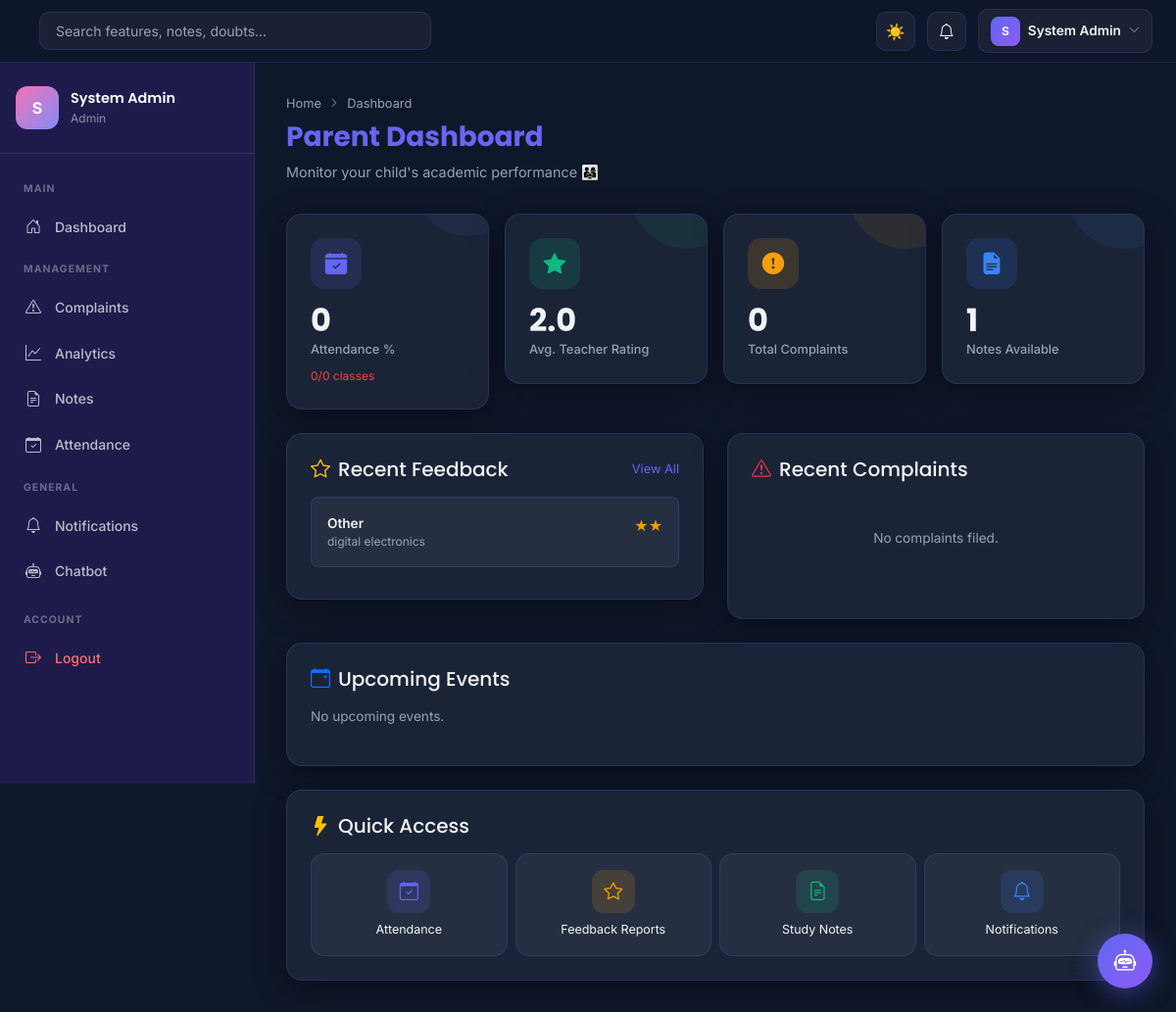
The app's page /parent/dashboard (signed in) with its own data.
### tables this page shows
CREATE TABLE feedback(
id INTEGER PRIMARY KEY AUTOINCREMENT,
teacher_name TEXT,
subject TEXT,
rating INTEGER,
comments TEXT
, student_id INTEGER, is_anonymous INTEGER DEFAULT 0, created_at TIMESTAMP DEFAULT (datetime('now','localtime')));

### routes/parent_routes.py (the view)
@parent_bp.route("/dashboard")
@login_required
def dashboard():
    conn = get_db_connection()
    total_feedback   = conn.execute("SELECT COUNT(*) as total FROM feedback").fetchone()["total"]
    total_complaints = conn.execute("SELECT COUNT(*) as total FROM complaints").fetchone()["total"]
    total_notes      = conn.execute("SELECT COUNT(*) as total FROM notes").fetchone()["total"]
    avg_rating = conn.execute("SELECT ROUND(AVG(rating),1) AS avg FROM feedback").fetchone()["avg"] or 0
    attendance_total   = conn.execute("SELECT COUNT(*) as total FROM attendance").fetchone()["total"]
    attendance_present = conn.execute("SELECT COUNT(*) as total FROM attendance WHERE status='Present'").fetchone()["total"]
    attendance_pct = round((attendance_present / attendance_total * 100) if attendance_total else 0)
    recent_feedback = conn.execute(
        "SELECT * FROM feedback ORDER BY created_at DESC LIMIT 5"
    ).fetchall()
    recent_complaints = conn.execute(
        "SELECT * FROM complaints ORDER BY created_at DESC LIMIT 5"
    ).fetchall()
    events = conn.execute(
        "SELECT * FROM events WHERE event_date >= date('now','localtime') ORDER BY event_date ASC LIMIT 5"
    ).fetchall()
    conn.close()
    return render_template(
        "dashboards/parent_dashboard.html",
        total_feedback=total_feedback,
        total_complaints=total_complaints,
        total_notes=total_notes,
        avg_rating=avg_rating,
        attendance_pct=attendance_pct,
        attendance_total=attendance_total,
        attendance_present=attendance_present,
        recent_feedback=recent_feedback,
        recent_complaints=recent_complaints,
        events=events,
    )

### app.py (called while the page is built)
@app.context_processor
def inject_globals():
    unread_count = 0
    user_name = session.get("user_name", "")
    user_role = session.get("role", "")
    user_id   = session.get("user_id")
    if user_id:
        try:
            conn = get_db_connection()   # fresh short-lived read connection
            result = conn.execute(
                "SELECT COUNT(*) FROM notifications WHERE user_id=? AND is_read=0",
                (user_id,)
            ).fetchone()
            unread_count = result[0] if result else 0
            conn.close()                 # close immediately after read
        except Exception:
            pass
    return dict(
        unread_notifications=unread_count,
        current_user_name=user_name,
        current_user_role=user_role,
        current_user_id=user_id,
    )

### utils/auth_utils.py (called while the page is built)
def login_required(func):
    @wraps(func)
    def wrapper(*args, **kwargs):
        if "user_id" not in session:
            return redirect(
                url_for("auth.login")
            )
        return func(*args, **kwargs)
    return wrapper

### utils/db_connection.py (called while the page is built)
def get_db_connection():
    conn = sqlite3.connect(
        Config.DATABASE,
        timeout=30,
        check_same_thread=False
    )
    conn.row_factory = sqlite3.Row
    conn.execute("PRAGMA journal_mode=WAL;")
    conn.execute("PRAGMA busy_timeout=15000;")
    conn.execute("PRAGMA synchronous=NORMAL;")
    return conn

### templates/dashboards/parent_dashboard.html (shortened to what this page needs)
{% extends "base.html" %}
{% block content %}
<div class="page-header">
  <div class="breadcrumb"><a href="/">Home</a> <i class="bi bi-chevron-right" style="font-size:0.65rem"></i> Dashboard</div>
  <h1 class="page-title">Parent Dashboard</h1>
  <p class="page-subtitle">Monitor your child's academic performance 👨‍👩‍👧</p>
</div>
<div class="row g-3 mb-4">
  <div class="col-6 col-lg-3 fade-in-up-1">
    <div class="glass-card stat-card primary">
      <div class="stat-icon primary"><i class="bi bi-calendar-check-fill"></i></div>
      <div class="stat-value" data-target="{{ attendance_pct }}">{{ attendance_pct }}</div>
      <div class="stat-label">Attendance %</div>
      <div class="stat-trend {% if attendance_pct >= 75 %}up{% else %}down{% endif %}">
        {{ attendance_present }}/{{ attendance_total }} classes
      </div>
    </div>
  </div>
  <div class="col-6 col-lg-3 fade-in-up-2">
    <div class="glass-card stat-card success">
      <div class="stat-icon success"><i class="bi bi-star-fill"></i></div>
      <div class="stat-value">{{ avg_rating }}</div>
      <div class="stat-label">Avg. Teacher Rating</div>
    </div>
  </div>
  <div class="col-6 col-lg-3 fade-in-up-3">
    <div class="glass-card stat-card warning">
      <div class="stat-icon warning"><i class="bi bi-exclamation-circle-fill"></i></div>
      <div class="stat-value" data-target="{{ total_complaints }}">{{ total_complaints }}</div>
      <div class="stat-label">Total Complaints</div>
    </div>
  </div>
  <div class="col-6 col-lg-3 fade-in-up-4">
    <div class="glass-card stat-card info">
      <div class="stat-icon info"><i class="bi bi-file-earmark-text-fill"></i></div>
      <div class="stat-value" data-target="{{ total_notes }}">{{ total_notes }}</div>
      <div class="stat-label">Notes Available</div>
    </div>
  </div>
</div>
<div class="row g-4">
  <div class="col-12 col-lg-6">
    <div class="glass-card p-4">
      <div class="d-flex align-items-center justify-content-between mb-3">
        <h5 class="fw-700 mb-0" style="color:var(--text)"><i class="bi bi-star text-warning me-2"></i>Recent Feedback</h5>
        <a href="/parent/feedback" style="font-size:0.8rem;color:var(--primary)">View All</a>
      </div>
      {% if recent_feedback %}
        {% for fb in recent_feedback %}
        <div class="p-3 rounded-3 mb-2" style="background:var(--glass);border:1px solid var(--border)">
          <div class="d-flex justify-content-between">
            <div>
              <p style="font-weight:600;font-size:0.85rem;margin:0;color:var(--text)">{{ fb['teacher_name'] }}</p>
              <p style="font-size:0.75rem;color:var(--text-muted);margin:0">{{ fb['subject'] }}</p>
            </div>
            <div style="color:#f59e0b">{{ '★' * fb['rating'] }}</div>
          </div>
        </div>
        {% endfor %}
      {% else %}
        <p style="color:var(--text-muted);font-size:0.85rem;text-align:center;padding:2rem 0">No feedback records found.</p>
      {% endif %}
    </div>
  </div>
  <div class="col-12 col-lg-6">
    <div class="glass-card p-4">
      <div class="d-flex align-items-center justify-content-between mb-3">
        <h5 class="fw-700 mb-0" style="color:var(--text)"><i class="bi bi-exclamation-triangle text-danger me-2"></i>Recent Complaints</h5>
      </div>
      {% if recent_complaints %}
        {% for c in recent_complaints %}
        <div class="p-3 rounded-3 mb-2" style="background:var(--glass);border:1px solid var(--border)">
          <div class="d-flex justify-content-between align-items-start">
            <div>
              <p style="font-weight:600;font-size:0.85rem;margin:0;color:var(--text)">{{ c['title'] }}</p>
              <p style="font-size:0.75rem;color:var(--text-muted);margin:0">{{ c['category'] }}</p>
            </div>
            <span class="badge-saifs badge-{{ c['status']|lower|replace(' ','') }}">{{ c['status'] }}</span>
          </div>
        </div>
        {% endfor %}
      {% else %}
        <p style="color:var(--text-muted);font-size:0.85rem;text-align:center;padding:2rem 0">No complaints filed.</p>
      {% endif %}
    </div>
  </div>
  <div class="col-12">
    <div class="glass-card p-4">
      <h5 class="fw-700 mb-3" style="color:var(--text)"><i class="bi bi-calendar-event text-primary me-2"></i>Upcoming Events</h5>
      {% if events %}
      <div class="row g-3">
        {% for ev in events %}
        <div class="col-12 col-md-4">
          <div class="p-3 rounded-3" style="background:rgba(99,102,241,0.07);border:1px solid var(--border)">
            <p style="font-weight:700;font-size:0.9rem;margin:0 0 0.25rem;color:var(--text)">{{ ev['title'] }}</p>
            <p style="font-size:0.8rem;color:var(--text-muted);margin:0 0 0.5rem">{{ ev['description'] }}</p>
            <span style="font-size:0.75rem;background:rgba(99,102,241,0.15);color:var(--primary);padding:0.2rem 0.6rem;border-radius:20px">📅 {{ ev['event_date'] }}</span>
          </div>
        </div>
        {% endfor %}
      </div>
      {% else %}
        <p style="color:var(--text-muted);font-size:0.85rem">No upcoming events.</p>
      {% endif %}
    </div>
  </div>
  <div class="col-12">
    <div class="glass-card p-4">
      <h5 class="fw-700 mb-3" style="color:var(--text)"><i class="bi bi-lightning-fill text-warning me-2"></i>Quick Access</h5>
      <div class="row g-2">
        <div class="col-6 col-md-3">
          <a href="/parent/student-progress" class="quick-action text-decoration-none">
            <div class="quick-action-icon" style="background:rgba(99,102,241,0.15)"><i class="bi bi-calendar-check" style="color:#6366f1"></i></div>
            <span style="font-size:0.78rem;color:var(--text)">Attendance</span>
          </a>
        </div>
        <div class="col-6 col-md-3">
          <a href="/parent/feedback" class="quick-action text-decoration-none">
            <div class="quick-action-icon" style="background:rgba(245,158,11,0.15)"><i class="bi bi-star" style="color:#f59e0b"></i></div>
            <span style="font-size:0.78rem;color:var(--text)">Feedback Reports</span>
          </a>
        </div>
        <div class="col-6 col-md-3">
          <a href="/notes" class="quick-action text-decoration-none">
            <div class="quick-action-icon" style="background:rgba(16,185,129,0.15)"><i class="bi bi-file-earmark-text" style="color:#10b981"></i></div>
            <span style="font-size:0.78rem;color:var(--text)">Study Notes</span>
          </a>
        </div>
        <div class="col-6 col-md-3">
          <a href="/notifications" class="quick-action text-decoration-none">
            <div class="quick-action-icon" style="background:rgba(59,130,246,0.15)"><i class="bi bi-bell" style="color:#3b82f6"></i></div>
            <span style="font-size:0.78rem;color:var(--text)">Notifications</span>
          </a>
        </div>
      </div>
    </div>
  </div>
</div>
{% endblock %}

### static/css/saifs.css (style rules this page uses)
:root { --primary: #6366f1; --primary-dark: #4f46e5; --secondary: #8b5cf6; --success: #10b981; --warning: #f59e0b; --danger: #ef4444; --info: #3b82f6; --bg: #0f172a; --bg-card: rgba(30,41,59,0.8); --bg-sidebar: #1e1b4b; --text: #f1f5f9; --text-muted: #94a3b8; --border: rgba(99,102,241,0.2); --glass: rgba(255,255,255,0.05); --shadow: 0 8px 32px rgba(0,0,0,0.4); --radius: 16px; --sidebar-w: 260px; --navbar-h: 64px; --transition: all 0.3s cubic-bezier(0.4,0,0.2,1); }
*,*::before,*::after { box-sizing:border-box;margin:0;padding:0 }
html { scroll-behavior:smooth }
body { font-family:'Inter',sans-serif;background:var(--bg);color:var(--text);min-height:100vh;transition:var(--transition);overflow-x:hidden }
h1,h2,h3,h4,h5,h6,.h1,.h2,.h3,.h4,.h5,.h6 { font-family:'Poppins',sans-serif }
a { color:var(--primary);text-decoration:none }
.page-header { margin-bottom:2rem }
.page-title { font-size:1.75rem;font-weight:700;font-family:'Poppins',sans-serif;background:linear-gradient(135deg,var(--primary),var(--secondary));-webkit-background-clip:text;-webkit-text-fill-color:transparent;background-clip:text }
.page-subtitle { color:var(--text-muted);font-size:0.9rem;margin-top:0.25rem }
.breadcrumb { display:flex;align-items:center;gap:0.5rem;font-size:0.8rem;color:var(--text-muted);margin-bottom:0.5rem }
.breadcrumb a { color:var(--text-muted) }
.glass-card { background:var(--bg-card);backdrop-filter:blur(20px);border:1px solid var(--border);border-radius:var(--radius);box-shadow:var(--shadow);transition:var(--transition) }
.stat-card { padding:1.5rem;position:relative;overflow:hidden }
.stat-card::before { content:'';position:absolute;top:-50%;right:-20%;width:120px;height:120px;border-radius:50%;opacity:0.08 }
.stat-card.primary::before { background:var(--primary) }
.stat-card.success::before { background:var(--success) }
.stat-card.warning::before { background:var(--warning) }
.stat-card.info::before { background:var(--info) }
.stat-icon { width:52px;height:52px;border-radius:14px;display:flex;align-items:center;justify-content:center;font-size:1.4rem;margin-bottom:1rem }
.stat-icon.primary { background:rgba(99,102,241,0.15);color:var(--primary) }
.stat-icon.success { background:rgba(16,185,129,0.15);color:var(--success) }
.stat-icon.warning { background:rgba(245,158,11,0.15);color:var(--warning) }
.stat-icon.info { background:rgba(59,130,246,0.15);color:var(--info) }
.stat-value { font-size:2rem;font-weight:700;font-family:'Poppins',sans-serif;line-height:1;margin-bottom:0.25rem }
.stat-label { font-size:0.8rem;color:var(--text-muted);font-weight:500 }
.stat-trend { font-size:0.75rem;margin-top:0.5rem }
.stat-trend.down { color:var(--danger) }
.fade-in-up-1 { animation:fadeInUp 0.5s 0.1s ease both }
.fade-in-up-2 { animation:fadeInUp 0.5s 0.2s ease both }
.fade-in-up-3 { animation:fadeInUp 0.5s 0.3s ease both }
.fade-in-up-4 { animation:fadeInUp 0.5s 0.4s ease both }
.quick-action { display:flex;flex-direction:column;align-items:center;gap:0.5rem;padding:1rem;border-radius:14px;background:var(--glass);border:1px solid var(--border);cursor:pointer;transition:var(--transition);text-align:center }
.quick-action-icon { width:44px;height:44px;border-radius:12px;display:flex;align-items:center;justify-content:center;font-size:1.2rem }

### records on screen
feedback: teacher_name "Other", subject "digital electronics", rating "★★"

### other values on screen
{{ (current_user_name or 'U')[0].upper() }} "S"
{{ current_user_name }} "System Admin"
{{ current_user_role }} "Admin"
{{ attendance_pct }} "0"
{{ attendance_present }} "0"
{{ attendance_total }} "0"
{{ avg_rating }} "2.0"
{{ total_complaints }} "0"
{{ total_notes }} "1"
